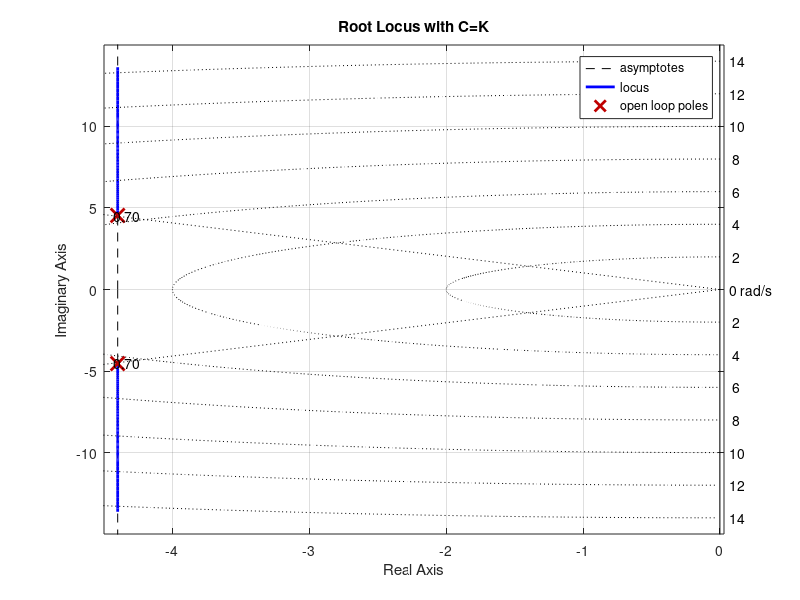
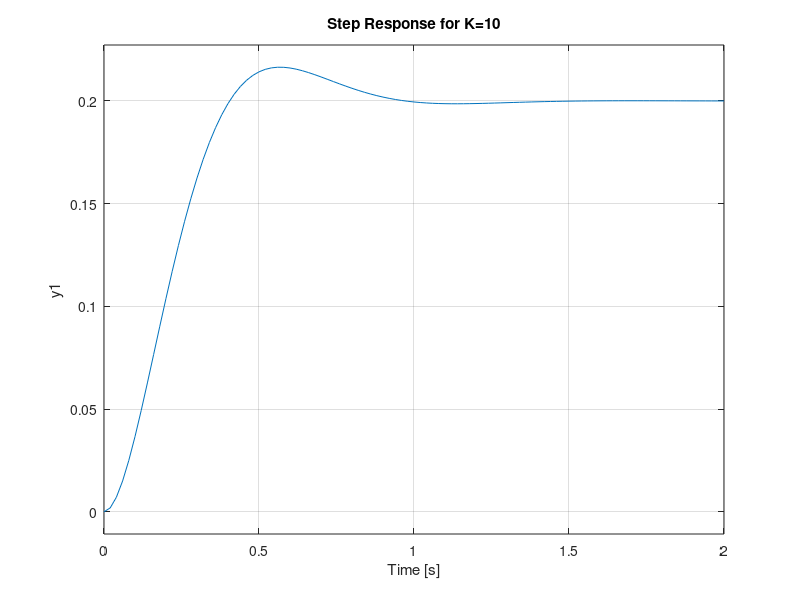
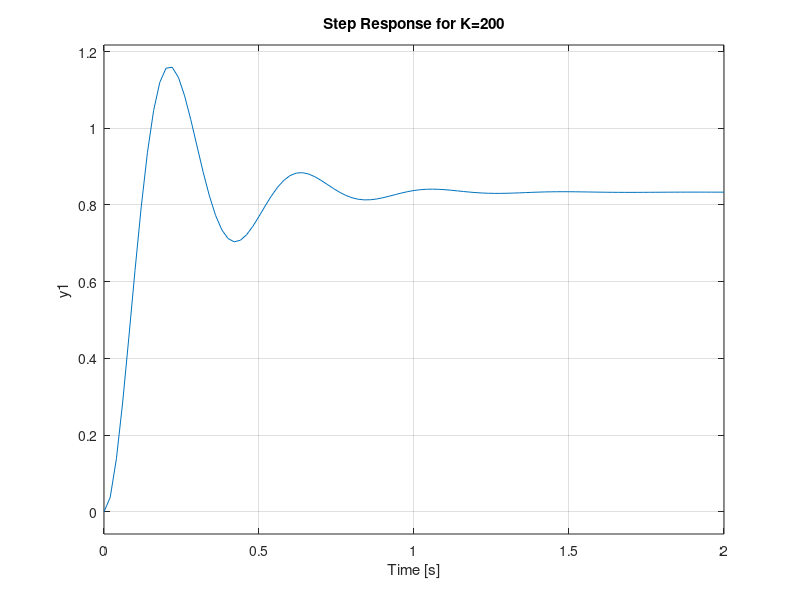
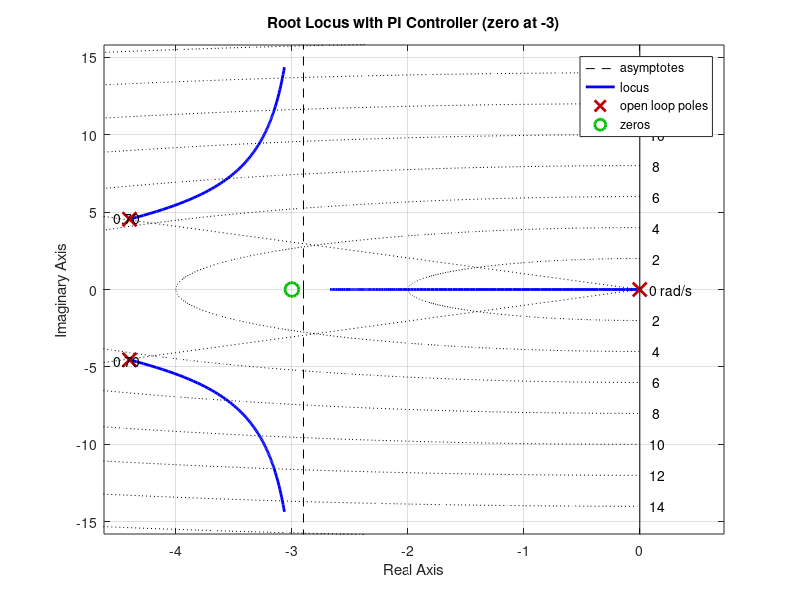

MATLAB code for these plots, in order:
%% Mass Spring Damper - Controller Design with the Root Locus
% This script designs a position controller for the mass-spring-damper used in
% MSD_Realtime_Demo.m. With mass m, damping b and stiffness k, the transfer
% function from the applied force u to the position x is
%
% $$G(s) = \frac{1}{ms^2 + bs + k}$$
%
% The goal is to move the mass to a target position r quickly, with little
% overshoot and zero steady-state error.

%%
% Initialize the environment

clear all;
close all;
%%
% Define the Laplace variable and the system

s = tf('s');
m = 1;
b = 8.8;
k = 40;
G = 1/(m*s^2 + b*s + k);
%%
% The open-loop poles are at -4.4 +/- 4.54j (natural frequency 6.3 rad/s,
% damping ratio 0.7). The system is already stable, but a force u only moves
% the mass by u/k at steady state.

pole(G)
dcgain(G)
%%
% Plot root locus with C = K (proportional control)

C = 1;
figure;
rlocus(C*G);
sgrid(0.7, []);
title('Root Locus with C=K');
%%
% Increasing K moves the poles straight up: the real part stays at -4.4, so
% the response gets more oscillatory but not faster to settle. The closed loop is
%
% $$\frac{K}{s^2 + 8.8s + 40 + K}$$
%
% whose DC gain K/(40+K) is less than 1. Proportional control always leaves a
% steady-state error.

K = 10;
GCL = minreal(feedback(K*G, 1));
figure;
step(GCL);
title('Step Response for K=10');
%%

K = 200;
GCL = minreal(feedback(K*G, 1));
figure;
step(GCL);
title('Step Response for K=200');
%%
% Larger K means a smaller error, but more oscillation. To remove the error
% completely we need an integrator.
%%
% Design with a PI controller
%
% $$C(s) = k_p + \frac{k_i}{s} = K\frac{s+a}{s}$$
%
% We place the zero at a = 3, slightly to the right of the open-loop poles.

C = (s+3)/s;
figure;
rlocus(C*G);
sgrid(0.7, []);
title('Root Locus with PI Controller (zero at -3)');
%%
% The integrator pole at the origin moves left toward the zero at -3, while the
% complex pair moves up and becomes less damped. A small K gives a slow
% closed-loop pole near the origin, and a large K gives oscillations. Let's
% compare K = 10 and K = 100.

K = 10;
C = K*(s+3)/s;
GCL = minreal(feedback(C*G, 1));
pole(GCL)
figure;
step(GCL);
title('Step Response with PI Controller, K=10');
%%

K = 100;
C = K*(s+3)/s;
GCL = minreal(feedback(C*G, 1));
pole(GCL)
figure;
step(GCL);
title('Step Response with PI Controller, K=100');
%%
% Both reach the target (zero steady-state error). With K = 10 the slow pole
% near -0.67 makes the response creep toward the target. With K = 100 it is
% faster, but the complex poles have a damping ratio of about 0.3, so it
% overshoots.
%%
% Design with a PID controller. Two zeros let us shape the locus further. We
% place them at -4 and -6, and add a fast pole at -100 to make the controller
% proper (filtered derivative):
%
% $$C(s) = K\frac{(s+4)(s+6)}{s(s/100+1)}$$

C = (s+4)*(s+6)/(s*(s/100+1));
figure;
rlocus(C*G);
sgrid(0.7, []);
title('Root Locus with PID Controller (zeros at -4 and -6)');
%%
% Now the branches are pulled toward the zeros and far to the left. With
% K = 20 all closed-loop poles are real, so there is no overshoot. The slowest
% pole is near -2.9.

K = 20;
C = K*(s+4)*(s+6)/(s*(s/100+1));
GCL = minreal(feedback(C*G, 1));
pole(GCL)
figure;
step(GCL);
title('Step Response with PID Controller, K=20');
%%
% Finally, the response to a constant disturbance force d (for example a
% student pushing on the joystick) is G/(1+CG). The integrator brings the
% mass back to the target.

GD = minreal(G/(1 + C*G));
figure;
step(GD);
title('Response of x to a Step Disturbance Force');
%%
% To try these controllers in real time, open MSD_Realtime_Demo.m and set
%
%   C = 100*(s+3)/s;                          % PI from MSD_Control_Design.m
%   C = 20*(s+4)*(s+6)/(s*(s/100+1));         % PID from this script
